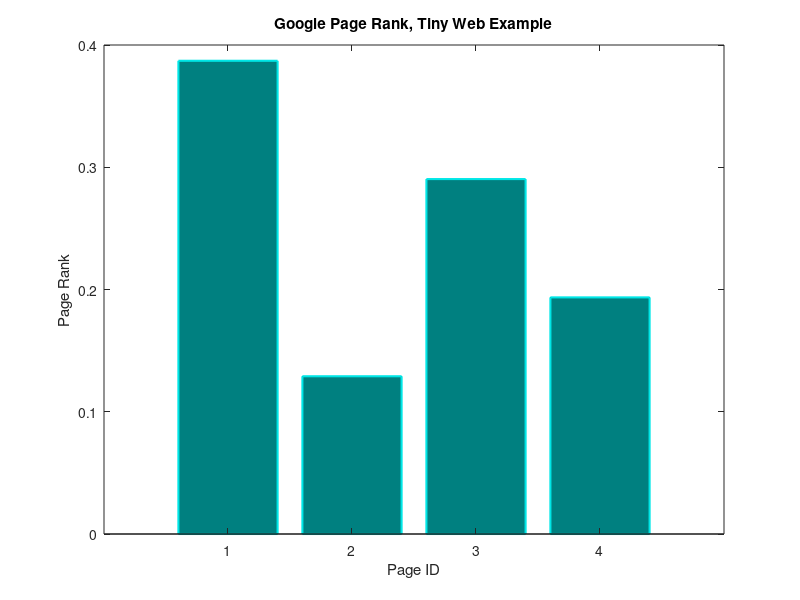
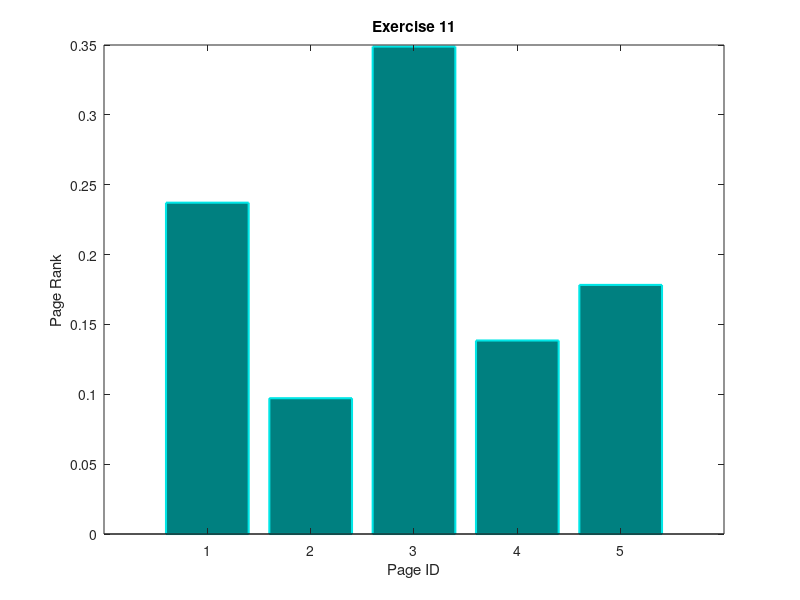

The MATLAB script that drew these images, in order:
format rat
% the connected web example from the paper:
A1 = [ 0   0   1  1/2;
      1/3  0   0   0 ;
      1/3 1/2  0  1/2;
      1/3 1/2  0   0]
  
[V D] = eig(A1);
disp('the eigenvector associated with eigenvalue 1:')
V(:,1)*(12/V(1,1)) %just scaling the eigenvector so that it looks prettier

disp('the ranking of pages for A:')
x = V(:,1)/sum(V(:,1))

figure(1)
bar(x, 'FaceColor',[0 .5 .5],'EdgeColor',[0 .9 .9],'LineWidth',1.5)
title('Google Page Rank, Tiny Web Example')
xlabel('Page ID') 
ylabel('Page Rank') 

% EXERCISE 1: 
%  Create page 5 so that it links to page 3, and page 3 links to page 5.
%  Since page 3 now gets a full vote of one, and page 1 gets no new vote
%  (in fact its ranking has decreased because the relative 
% contribution of page 3's vote to page 1 has become lower), 3 ends up 
% ranked above page 1. Also plot the histogram of the new rankings.
%new A1
A1 = [ 0              0              1/2            1/2            0  ;     
       1/3            0              0              0              0  ;   
       1/3            1/2            0              1/2            1  ;     
       1/3            1/2            0              0              0  ;    
       0              0              1/2            0              0 ]

[V D] = eig(A1);
disp('the eigenvector associated with eigenvalue 1:')
V(:,1);
x = V(:,1)/sum(V(:,1))
figure(2)
bar(x, 'EdgeColor',[0 .9 .9],'LineWidth',1)
title('Exercise 1')
xlabel('Page ID') 
ylabel('Page Rank') 


%% Exercise 11
clear all; close all
A = [ 0              0              1/2            1/2            0  ;     
       1/3            0              0              0              0  ;   
       1/3            1/2            0              1/2            1  ;     
       1/3            1/2            0              0              0  ;    
       0              0              1/2            0              0 ];

S = 1/5 * ones(5)
m = 0.15;
M = (1 - m )*A + m*S 
[V D] = eig(M)
%real(diag(D))
ranks = V(:,1) / sum(V(:,1))
bar(ranks, 'FaceColor',[0 .5 .5],'EdgeColor',[0 .9 .9],'LineWidth',1.5)
title('Exercise 11')
xlabel('Page ID') 
ylabel('Page Rank') 






